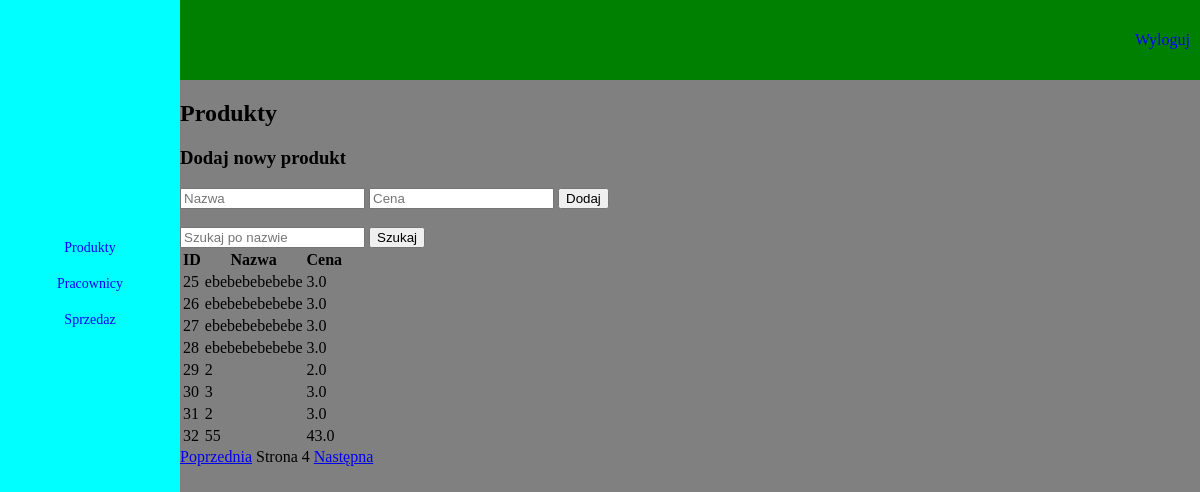
Screenshot of /dashboard/produkty?page=4&search= (signed in) with the database file from the repository.
### tables this page shows
CREATE TABLE produkty (
    id INTEGER PRIMARY KEY AUTOINCREMENT,
    nazwa TEXT NOT NULL,
    cena REAL NOT NULL);

### niezabezpieczona_aplikacja/views/produkty.py (the view)
@produkty_bp.route('/produkty', methods=['GET', 'POST'])
def produkty():
    if 'user_id' not in session:
        return redirect(url_for('login.login'))
    search_query = request.args.get('search', '')
    page = int(request.args.get('page', 1))
    produkty = get_produkty(search_query, per_page=8, page=page)
    if request.method == 'POST':
        nazwa = request.form['nazwa']
        cena = float(request.form['cena'])
        add_produkt(nazwa, cena)
        return redirect(url_for('produkty.produkty', page=page, search=search_query))
    return render_template(
        'produkty.html',
        produkty=produkty,
        search_query=search_query,
        page=page,
        per_page=8
    )

### niezabezpieczona_aplikacja/views/produkty.py (called while the page is built)
def get_db_connection():
    conn = sqlite3.connect(db_path)
    conn.row_factory = sqlite3.Row
    return conn

def get_produkty(search_query=None, per_page=8, page=1):
    offset = (page - 1) * per_page
    conn = get_db_connection()
    cursor = conn.cursor()
    query = "SELECT * FROM produkty"
    if search_query:
        query += f" WHERE nazwa LIKE '%{search_query}%'"
    query += f" LIMIT {per_page} OFFSET {offset}"
    cursor.execute(query)
    results = cursor.fetchall()
    conn.close()
    return results

### niezabezpieczona_aplikacja/templates/produkty.html (shortened to what this page needs)
<!DOCTYPE html>
<html lang="pl">
  <head>
    <link rel="stylesheet" type="text/css" href="{{ url_for('static', filename='css/dashboard_main.css') }}" />
  </head>
  <body>
    <div id="top_menu">
      <a href="{{ url_for('logout.logout') }}">Wyloguj</a>
    </div>
    <div id="content">
<h2>Produkty</h2>
<form method="POST">
    <h3>Dodaj nowy produkt</h3>
    <input type="text" name="nazwa" placeholder="Nazwa" required />
    <input type="number" step="0.01" name="cena" placeholder="Cena" required />
    <button type="submit">Dodaj</button>
</form>
<br>
<form method="GET" action="{{ url_for('produkty.produkty') }}">
    <input type="text" name="search" placeholder="Szukaj po nazwie" value="{{ search_query }}" />
    <button type="submit">Szukaj</button>
</form>
<table>
    <thead>
        <tr>
            <th>ID</th>
            <th>Nazwa</th>
            <th>Cena</th>
        </tr>
    </thead>
    <tbody>
        {% for produkt in produkty %}
        <tr>
            <td>{{ produkt[0] }}</td>
            <td>{{ produkt[1] }}</td>
            <td>{{ produkt[2] }}</td>
        </tr>
        {% endfor %}
    </tbody>
</table>
      <div id="pagination">
        {% if page > 1 %}
          <a href="{{ url_for('produkty.produkty', page=page-1, search=search_query) }}">Poprzednia</a>
        {% endif %}
        <span>Strona {{ page }}</span>
        {% if produkty|length == per_page %}
          <a href="{{ url_for('produkty.produkty', page=page+1, search=search_query) }}">Następna</a>
        {% endif %}
      </div>
    </div>
    <div id="left_menu">
<a href="{{ url_for('produkty.produkty') }}">Produkty</a>
<a href="{{ url_for('pracownicy.pracownicy') }}">Pracownicy</a>
<a href="{{ url_for('sprzedaz.sprzedaz') }}">Sprzedaz</a>
    </div>
  </body>
</html>

### niezabezpieczona_aplikacja/static/css/dashboard_main.css (style rules this page uses)
body { background-color: grey; margin: 0; padding: 0; }
#top_menu { background-color: green; width: 85%; height: 10vh; display: block; float: right; }
#top_menu a { float: right; display: block; text-align: center; margin-left: 10px; margin-right: 10px; text-decoration: none; color: blue; font-family: Georgia, "Times New Roman", Times, serif; font-weight: 200; height: 100%; display: flex; align-items: center; justify-content: center; }
#left_menu { background-color: aqua; width: 15%; position: absolute; top: 0; left: 0; right: 0; bottom: 0; padding-top: 30vh; }
#left_menu a { float: center; display: block; text-decoration: none; color: blue; font-family: Georgia, "Times New Roman", Times, serif; font-size: 14px; width: 100%; border: 1px; border-color: black; display: flex; align-items: center; justify-content: center; margin-bottom: 20px; }
#content { float: right; width: 85%; height: 100hv; }

### rows the page displays
produkty: id "25", nazwa "ebebebebebebe", cena "3.0"
produkty: id "26", nazwa "ebebebebebebe", cena "3.0"
produkty: id "27", nazwa "ebebebebebebe", cena "3.0"
produkty: id "28", nazwa "ebebebebebebe", cena "3.0"
produkty: id "29", nazwa "2", cena "2.0"
produkty: id "30", nazwa "3", cena "3.0"
produkty: id "31", nazwa "2", cena "3.0"
produkty: id "32", nazwa "55", cena "43.0"

### other values shown
{{ page }} "4"
